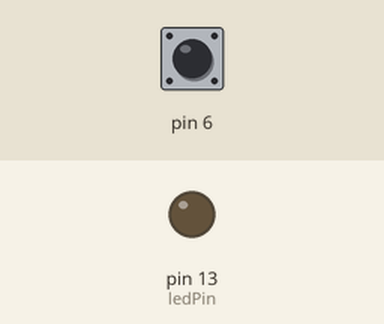
Bench run of a sketch on a simulated Arduino Uno, built with avr-gcc and run on an emulated ATmega328P. Shown: output pins drawn as LEDs (lit = HIGH). The test bench sets the inputs (shaded band); at power-on: pin 6 HIGH.

Above: at 1.2 s.
1.3 s: pin 6 pulled LOW for 0.15 s
At 1.37 s:
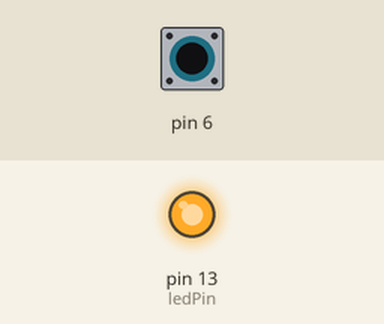
2.9 s: pin 6 pulled LOW for 3.2 s
At 6.8 s:
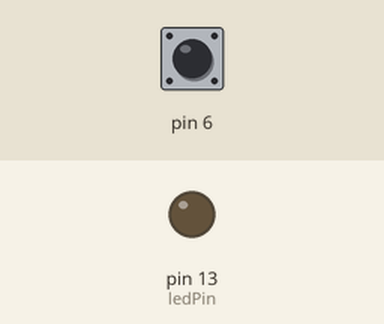
Timing chart, 0 to 8.3 s (numbered marks = the images above; inputs shaded):
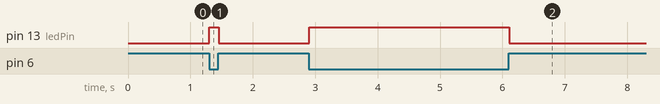

The sketch:

switch.ino
```cpp
int ledPin = 13;

void setup() {
  pinMode(ledPin, OUTPUT);
  pinMode(6, INPUT_PULLUP);

}

void loop() {
  if (digitalRead(6) == LOW) {
    digitalWrite(ledPin, HIGH);
  }
  else {
    digitalWrite(ledPin, LOW);
  }
  delay(10);
}
```

Measured:
- after the input at 1.3 s, pin 13 (ledPin): LOW → HIGH at once, → LOW 0.15 s later
- after the input at 2.9 s, pin 13 (ledPin): LOW → HIGH at once, → LOW 3.2 s later
